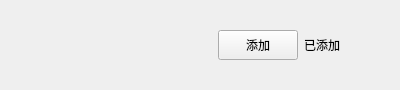
<?xml version="1.0" encoding="UTF-8"?>
<ui version="4.0">
 <class>ApplyFriendItem</class>
 <widget class="QWidget" name="ApplyFriendItem">
  <property name="geometry">
   <rect>
    <x>0</x>
    <y>0</y>
    <width>400</width>
    <height>80</height>
   </rect>
  </property>
  <property name="maximumSize">
   <size>
    <width>16777215</width>
    <height>80</height>
   </size>
  </property>
  <property name="windowTitle">
   <string>Form</string>
  </property>
  <layout class="QHBoxLayout" name="horizontalLayout">
   <item>
    <spacer name="horizontalSpacer">
     <property name="orientation">
      <enum>Qt::Orientation::Horizontal</enum>
     </property>
     <property name="sizeType">
      <enum>QSizePolicy::Policy::Fixed</enum>
     </property>
     <property name="sizeHint" stdset="0">
      <size>
       <width>15</width>
       <height>20</height>
      </size>
     </property>
    </spacer>
   </item>
   <item>
    <widget class="QLabel" name="icon_lb">
     <property name="minimumSize">
      <size>
       <width>45</width>
       <height>45</height>
      </size>
     </property>
     <property name="maximumSize">
      <size>
       <width>45</width>
       <height>45</height>
      </size>
     </property>
     <property name="text">
      <string/>
     </property>
    </widget>
   </item>
   <item>
    <widget class="QWidget" name="widget" native="true">
     <layout class="QHBoxLayout" name="horizontalLayout_2">
      <property name="topMargin">
       <number>0</number>
      </property>
      <property name="bottomMargin">
       <number>0</number>
      </property>
      <item>
       <widget class="QWidget" name="widget_2" native="true">
        <property name="minimumSize">
         <size>
          <width>0</width>
          <height>0</height>
         </size>
        </property>
        <layout class="QVBoxLayout" name="verticalLayout">
         <property name="spacing">
          <number>8</number>
         </property>
         <property name="leftMargin">
          <number>0</number>
         </property>
         <property name="topMargin">
          <number>0</number>
         </property>
         <property name="rightMargin">
          <number>0</number>
         </property>
         <property name="bottomMargin">
          <number>0</number>
         </property>
         <item>
          <widget class="QLabel" name="user_name_lb">
           <property name="minimumSize">
            <size>
             <width>0</width>
             <height>30</height>
            </size>
           </property>
           <property name="maximumSize">
            <size>
             <width>16777215</width>
             <height>30</height>
            </size>
           </property>
           <property name="text">
            <string/>
           </property>
          </widget>
         </item>
         <item>
          <widget class="QLabel" name="user_chat_lb">
           <property name="minimumSize">
            <size>
             <width>0</width>
             <height>30</height>
            </size>
           </property>
           <property name="maximumSize">
            <size>
             <width>16777215</width>
             <height>30</height>
            </size>
           </property>
           <property name="text">
            <string/>
           </property>
          </widget>
         </item>
        </layout>
       </widget>
      </item>
      <item>
       <spacer name="horizontalSpacer_3">
        <property name="orientation">
         <enum>Qt::Orientation::Horizontal</enum>
        </property>
        <property name="sizeHint" stdset="0">
         <size>
          <width>40</width>
          <height>20</height>
         </size>
        </property>
       </spacer>
      </item>
      <item>
       <widget class="ClickedBtn" name="addBtn">
        <property name="minimumSize">
         <size>
          <width>80</width>
          <height>30</height>
         </size>
        </property>
        <property name="maximumSize">
         <size>
          <width>80</width>
          <height>30</height>
         </size>
        </property>
        <property name="text">
         <string>添加</string>
        </property>
       </widget>
      </item>
      <item>
       <widget class="QLabel" name="already_add_lb">
        <property name="text">
         <string>已添加</string>
        </property>
       </widget>
      </item>
      <item>
       <spacer name="horizontalSpacer_2">
        <property name="orientation">
         <enum>Qt::Orientation::Horizontal</enum>
        </property>
        <property name="sizeType">
         <enum>QSizePolicy::Policy::Fixed</enum>
        </property>
        <property name="sizeHint" stdset="0">
         <size>
          <width>40</width>
          <height>20</height>
         </size>
        </property>
       </spacer>
      </item>
     </layout>
    </widget>
   </item>
  </layout>
 </widget>
 <customwidgets>
  <customwidget>
   <class>ClickedBtn</class>
   <extends>QPushButton</extends>
   <header location="global">clickedbtn.h</header>
  </customwidget>
 </customwidgets>
 <resources/>
 <connections/>
</ui>
